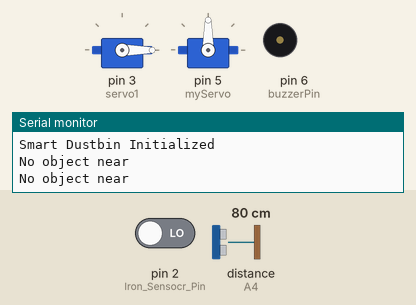
This sketch was run on a simulated Arduino Uno, built with avr-gcc and run on an emulated ATmega328P. Shown: 2 × servo, buzzer (waves = sounding, pin HIGH), the last lines printed to the serial monitor. Wiring (inferred from the names in the program): ultrasonic range finder: trigger A5; echo A4. Inputs (shaded band) come from the test bench; at power-on: distance to the obstacle (sensor on A4) 80 cm, pin 2 (Iron_Sensocr_Pin) LOW. The echo pulse lasts 58.3 µs per cm; pins used as bus, display or sensor lines are not drawn.

Above: at 1.8 s.
1.9 s: distance to the obstacle (sensor on A4) set to 12 cm
3.4 s: distance to the obstacle (sensor on A4) set to 9 cm
At 4.5 s:
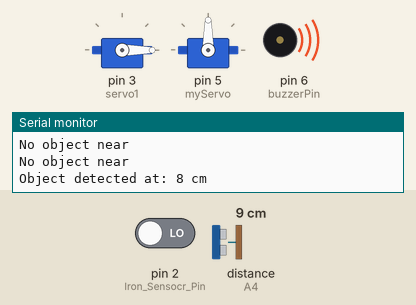
At 9.3 s:
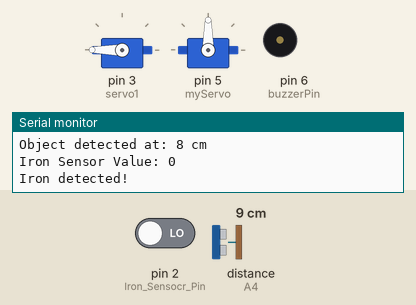
14.4 s: distance to the obstacle (sensor on A4) set to 2 cm
At 15.2 s:
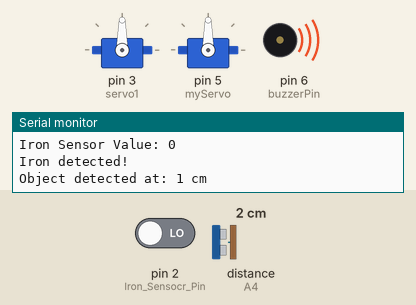
Timing chart, 0 to 19.5 s (numbered marks = the images above; inputs shaded):
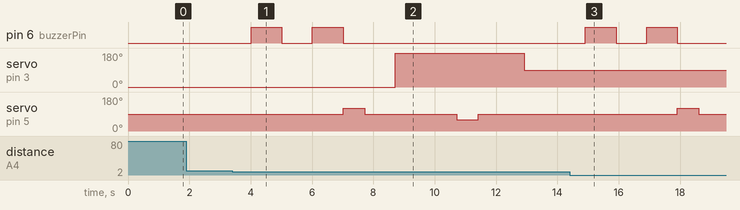

Measured:
- the behaviour switches between 11 and 10 cm on distance to the obstacle (sensor on A4) (found by bisection; images 0 and 1)
- after the input at 3.4 s, pin 6 (buzzerPin): alternates HIGH for 1.0 s and LOW for 1.0 s, 4 changes in all, then stays LOW, starting after 0.62 s; servo on pin 3 (servo1): 0° → 180° after 5.3 s, → 90° 4.2 s later; servo on pin 5 (myServo): 90° → 120° after 3.6 s, → 90° 0.70 s later, → 60° 3.0 s later, → 90° 0.70 s later

The sketch:

swm-arduino-uno-group.ino
```cpp
#include <Servo.h>

// Constants
Servo myServo;
Servo servo1;

const int Iron_Sensocr_Pin = 2;        // Pin connected to the iron sensor
const int moisturePin = A0;         // Moisture sensor pin
const int buzzerPin = 6;            // Buzzer pin

const int trigPin = A5;              // Ultrasonic sensor TRIG pin
const int echoPin = A4;              // Ultrasonic sensor ECHO pin

// Variables
int moistureValue = 0;

void setup() {
  Serial.begin(9600);

  servo1.attach(3);
  servo1.write(0);  // Initialize servo1 to 90 degrees (closed)

  myServo.attach(5);
  myServo.write(90);   // Initialize servo2 to 0 degrees (home position)

  pinMode(moisturePin, INPUT);   // Moisture sensor
  pinMode(Iron_Sensocr_Pin, INPUT); // Iron sensor
  pinMode(buzzerPin, OUTPUT);    // Buzzer

  pinMode(trigPin, OUTPUT);      // Ultrasonic sensor TRIG pin
  pinMode(echoPin, INPUT);       // Ultrasonic sensor ECHO pin

  Serial.println("Smart Dustbin Initialized");
}


void openServo() {
  servo1.write(180); // Open the terminal
  delay(2000);       // 2-second delay for servo movement
}

void closeServo() {
    delay(500);
  servo1.write(90);  // Close the terminal to 90 degrees
  delay(2000);       // 2-second delay for servo movement
}
 void buzzer(){
    digitalWrite(buzzerPin, HIGH);
    delay(1000); // 1-second delay for buzzer
    digitalWrite(buzzerPin, LOW);
 }
// call the function if iron detected
void iron_detected(){
  myServo.write(120);
      delay(700);
      myServo.write(90);
      delay(1000);      // 2-second delay for servo movement
      openServo();
       myServo.write(60);
      delay(700);
      myServo.write(90);
      delay(1000);        // Open the terminaL     // Reset servo2 to 0 degrees
      closeServo();
}
// call the function if dry detected
void dry_detected(){
 delay(2000);       // 2-second delay for servo movement
        openServo();        // Open the terminal     // Reset servo2 to 0 degrees
        closeServo();
}
// call the function if wet detected
void wet_detected(){

  myServo.write(120);
      delay(2400);
      myServo.write(90);
      delay(1000);      // 2-second delay for servo movement
      openServo();
         myServo.write(60);
      delay(2400);
      myServo.write(90);
      delay(1000);        // Open the terminaL     // Reset servo2 to 0 degrees
      closeServo();

}


// Function to measure distance using the ultrasonic sensor
long measureDistance() {
  digitalWrite(trigPin, LOW);
  delayMicroseconds(2);
  digitalWrite(trigPin, HIGH);
  delayMicroseconds(10);
  digitalWrite(trigPin, LOW);

  long duration = pulseIn(echoPin, HIGH); // Measure the echo time
  long distance = (duration * 0.034) / 2; // Convert to centimeters
  return distance;
}


void loop() {
  long distance = measureDistance(); // Get distance from ultrasonic sensor

  if (distance < 10) { // If an object is closer than 10 cm
    Serial.print("Object detected at: ");
    Serial.print(distance);
    Serial.println(" cm");

   buzzer();


    // Iron Detection Logic
    int Iron_Detection_Status = digitalRead(Iron_Sensocr_Pin); // Read iron sensor
    delay(1000); // 1-second delay to debounce sensor

    Serial.print("Iron Sensor Value: ");
    Serial.println(Iron_Detection_Status);
     // Debugging

    if (Iron_Detection_Status == LOW) { // If iron is detected
      Serial.println("Iron detected!");
      buzzer();
      iron_detected();

         // Close the terminal

    } else { // Check for wet waste
      moistureValue = analogRead(moisturePin); // Read moisture sensor
      delay(1000); // 1-second delay to avoid false readings
      Serial.print("Moisture Value: ");
      Serial.println(moistureValue);

      if (moistureValue < 500) { // If wet waste is detected
        Serial.println("Wet waste detected!");
       buzzer();
       wet_detected();

          // Close the terminal

      } else { // If neither iron nor wet waste is detected
        Serial.println("Dry waste detected!");
        buzzer();
        dry_detected();

              // Close the terminal
      }
    }

  } else { // If no object is near
    Serial.println("No object near");
    delay(1000);
    }} // 1-second delay before the next check
```
